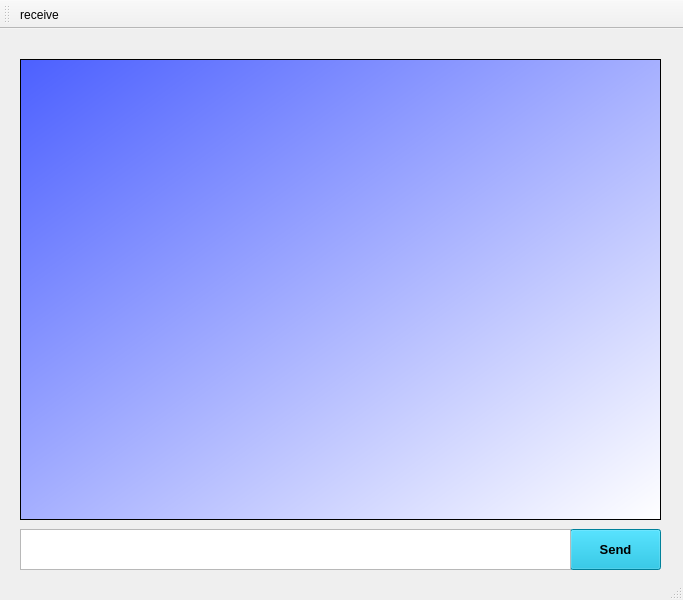
<?xml version="1.0" encoding="UTF-8"?>
<ui version="4.0">
 <class>MainWindow</class>
 <widget class="QMainWindow" name="MainWindow">
  <property name="geometry">
   <rect>
    <x>0</x>
    <y>0</y>
    <width>683</width>
    <height>600</height>
   </rect>
  </property>
  <property name="minimumSize">
   <size>
    <width>683</width>
    <height>600</height>
   </size>
  </property>
  <property name="maximumSize">
   <size>
    <width>683</width>
    <height>600</height>
   </size>
  </property>
  <property name="windowTitle">
   <string>Messagerie</string>
  </property>
  <widget class="QWidget" name="centralwidget">
   <widget class="QTextBrowser" name="txt">
    <property name="geometry">
     <rect>
      <x>20</x>
      <y>30</y>
      <width>641</width>
      <height>461</height>
     </rect>
    </property>
    <property name="font">
     <font>
      <pointsize>12</pointsize>
     </font>
    </property>
    <property name="styleSheet">
     <string notr="true">background-color: qlineargradient(spread:pad, x1:0, y1:0, x2:1, y2:1, stop:0 rgba(76, 96, 255, 255), stop:1 rgba(255, 255, 255, 255));</string>
    </property>
   </widget>
   <widget class="QPushButton" name="send_2">
    <property name="geometry">
     <rect>
      <x>570</x>
      <y>500</y>
      <width>91</width>
      <height>41</height>
     </rect>
    </property>
    <property name="font">
     <font>
      <pointsize>10</pointsize>
      <weight>75</weight>
      <bold>true</bold>
     </font>
    </property>
    <property name="styleSheet">
     <string notr="true">background-color:#00b4d8;</string>
    </property>
    <property name="text">
     <string>Send</string>
    </property>
   </widget>
   <widget class="QTextEdit" name="txte">
    <property name="geometry">
     <rect>
      <x>20</x>
      <y>500</y>
      <width>551</width>
      <height>41</height>
     </rect>
    </property>
   </widget>
  </widget>
  <widget class="QStatusBar" name="statusbar"/>
  <widget class="QToolBar" name="run">
   <property name="windowTitle">
    <string>toolBar</string>
   </property>
   <attribute name="toolBarArea">
    <enum>TopToolBarArea</enum>
   </attribute>
   <attribute name="toolBarBreak">
    <bool>false</bool>
   </attribute>
   <addaction name="actionreceive"/>
  </widget>
  <action name="actionreceive">
   <property name="icon">
    <iconset>
     <normaloff>right.png</normaloff>right.png</iconset>
   </property>
   <property name="text">
    <string>receive</string>
   </property>
   <property name="shortcut">
    <string>Ctrl+F5</string>
   </property>
  </action>
 </widget>
 <resources/>
 <connections/>
</ui>
